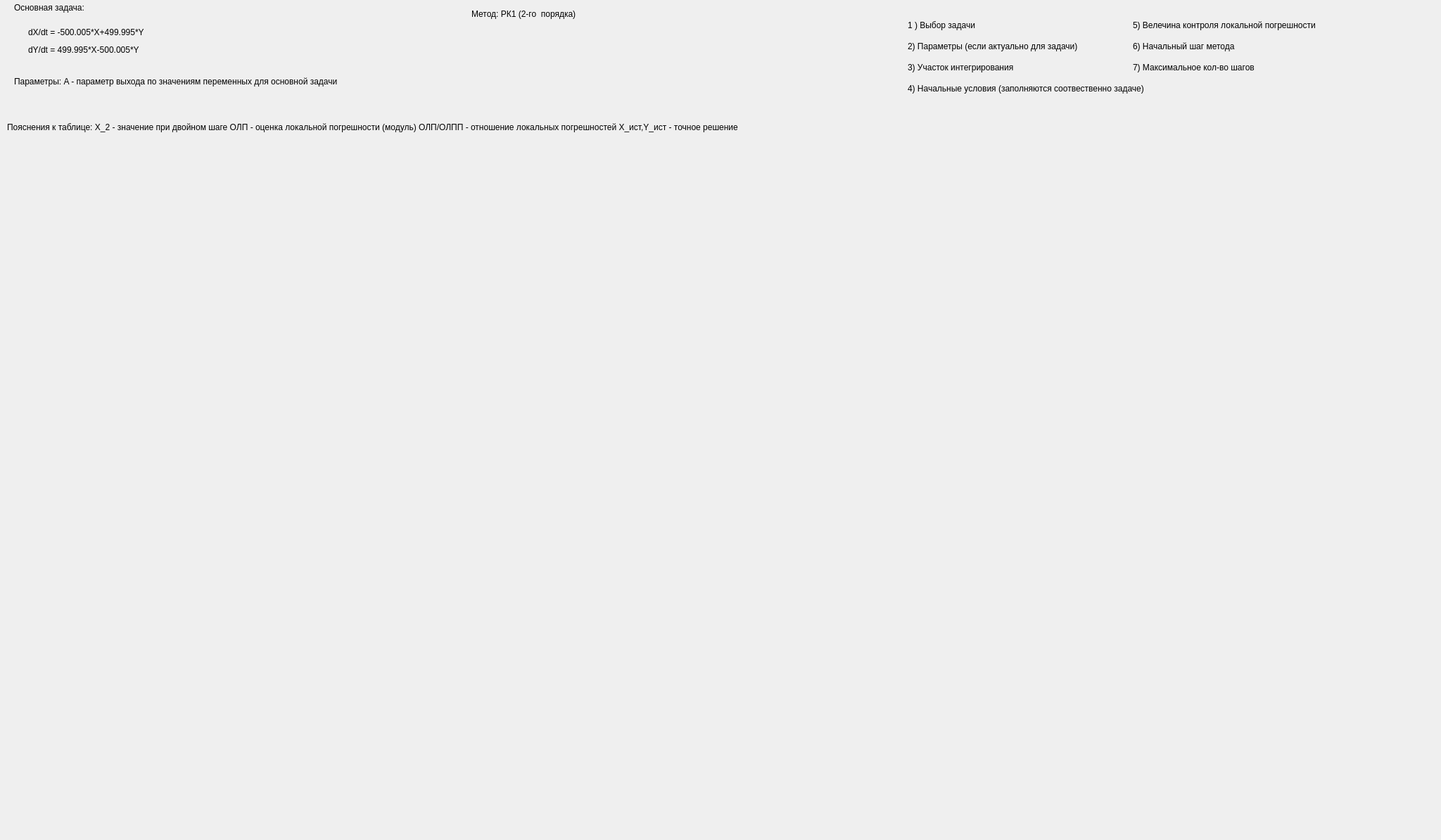
<?xml version="1.0" encoding="UTF-8"?>
<ui version="4.0">
 <class>HelpForm</class>
 <widget class="QWidget" name="HelpForm">
  <property name="geometry">
   <rect>
    <x>0</x>
    <y>0</y>
    <width>2048</width>
    <height>1194</height>
   </rect>
  </property>
  <property name="windowTitle">
   <string>Form</string>
  </property>
  <widget class="QLabel" name="image">
   <property name="geometry">
    <rect>
     <x>0</x>
     <y>190</y>
     <width>2001</width>
     <height>1031</height>
    </rect>
   </property>
   <property name="text">
    <string/>
   </property>
   <property name="pixmap">
    <pixmap>image.png</pixmap>
   </property>
  </widget>
  <widget class="QLabel" name="label">
   <property name="geometry">
    <rect>
     <x>10</x>
     <y>170</y>
     <width>2001</width>
     <height>21</height>
    </rect>
   </property>
   <property name="text">
    <string>Пояснения к таблице: X_2 - значение при двойном шаге ОЛП - оценка локальной погрешности (модуль) ОЛП/ОЛПП - отношение локальных погрешностей X_ист,Y_ист - точное решение</string>
   </property>
  </widget>
  <widget class="QLabel" name="label_2">
   <property name="geometry">
    <rect>
     <x>1290</x>
     <y>20</y>
     <width>581</width>
     <height>31</height>
    </rect>
   </property>
   <property name="text">
    <string>1 ) Выбор задачи</string>
   </property>
  </widget>
  <widget class="QLabel" name="label_3">
   <property name="geometry">
    <rect>
     <x>1290</x>
     <y>50</y>
     <width>571</width>
     <height>31</height>
    </rect>
   </property>
   <property name="text">
    <string>2) Параметры (если актуально для задачи)</string>
   </property>
  </widget>
  <widget class="QLabel" name="label_4">
   <property name="geometry">
    <rect>
     <x>1290</x>
     <y>80</y>
     <width>331</width>
     <height>31</height>
    </rect>
   </property>
   <property name="text">
    <string>3) Участок интегрирования</string>
   </property>
  </widget>
  <widget class="QLabel" name="label_5">
   <property name="geometry">
    <rect>
     <x>1290</x>
     <y>110</y>
     <width>431</width>
     <height>31</height>
    </rect>
   </property>
   <property name="text">
    <string>4) Начальные условия (заполняются соотвественно задаче)</string>
   </property>
  </widget>
  <widget class="QLabel" name="label_6">
   <property name="geometry">
    <rect>
     <x>1610</x>
     <y>20</y>
     <width>391</width>
     <height>31</height>
    </rect>
   </property>
   <property name="text">
    <string>5) Велечина контроля локальной погрешности</string>
   </property>
  </widget>
  <widget class="QLabel" name="label_7">
   <property name="geometry">
    <rect>
     <x>1610</x>
     <y>50</y>
     <width>341</width>
     <height>31</height>
    </rect>
   </property>
   <property name="text">
    <string>6) Начальный шаг метода</string>
   </property>
  </widget>
  <widget class="QLabel" name="label_8">
   <property name="geometry">
    <rect>
     <x>1610</x>
     <y>80</y>
     <width>341</width>
     <height>31</height>
    </rect>
   </property>
   <property name="text">
    <string>7) Максимальное кол-во шагов</string>
   </property>
  </widget>
  <widget class="QLabel" name="label_9">
   <property name="geometry">
    <rect>
     <x>1840</x>
     <y>1190</y>
     <width>151</width>
     <height>31</height>
    </rect>
   </property>
   <property name="text">
    <string>Автор: Усов Дмитрий</string>
   </property>
  </widget>
  <widget class="QLabel" name="label_10">
   <property name="geometry">
    <rect>
     <x>20</x>
     <y>100</y>
     <width>811</width>
     <height>31</height>
    </rect>
   </property>
   <property name="text">
    <string>Параметры: A - параметр выхода по значениям переменных для основной задачи </string>
   </property>
  </widget>
  <widget class="QLabel" name="label_11">
   <property name="geometry">
    <rect>
     <x>20</x>
     <y>0</y>
     <width>151</width>
     <height>21</height>
    </rect>
   </property>
   <property name="text">
    <string>Основная задача:</string>
   </property>
  </widget>
  <widget class="QLabel" name="label_12">
   <property name="geometry">
    <rect>
     <x>40</x>
     <y>30</y>
     <width>261</width>
     <height>31</height>
    </rect>
   </property>
   <property name="text">
    <string>dX/dt = -500.005*X+499.995*Y</string>
   </property>
  </widget>
  <widget class="QLabel" name="label_13">
   <property name="geometry">
    <rect>
     <x>40</x>
     <y>60</y>
     <width>281</width>
     <height>21</height>
    </rect>
   </property>
   <property name="text">
    <string>dY/dt = 499.995*X-500.005*Y</string>
   </property>
  </widget>
  <widget class="QLabel" name="label_14">
   <property name="geometry">
    <rect>
     <x>670</x>
     <y>10</y>
     <width>281</width>
     <height>19</height>
    </rect>
   </property>
   <property name="text">
    <string>Метод: РК1 (2-го  порядка)</string>
   </property>
  </widget>
  <widget class="QLabel" name="image_rk_4">
   <property name="geometry">
    <rect>
     <x>660</x>
     <y>0</y>
     <width>571</width>
     <height>171</height>
    </rect>
   </property>
   <property name="text">
    <string/>
   </property>
   <property name="pixmap">
    <pixmap>image2.png</pixmap>
   </property>
  </widget>
 </widget>
 <resources/>
 <connections/>
</ui>
